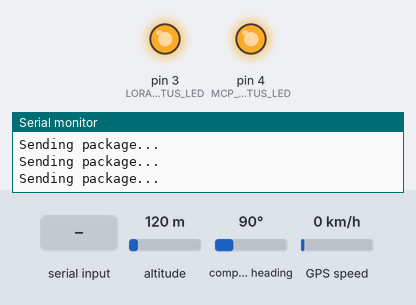
This sketch was run on a simulated Arduino Uno, built with avr-gcc and run on an emulated ATmega328P. On the bench: output pins drawn as LEDs (lit = HIGH), the last lines printed to the serial monitor. Dashed ring = blinking. The inputs (shaded band) are chosen by the test bench; at power-on: altitude 120 m, compass heading 90°, GPS speed 0 km/h. The GPS gets a fix after 3 s at 37.7749, -122.4194 with 8 satellites; no radio packets arrive unless stated.

Above: at 6.4 s.
6.5 s: "1" received over the second serial link
At 8.6 s:
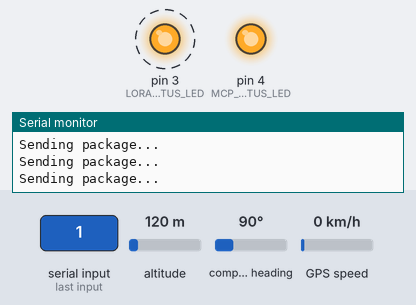
Timing chart, 0 to 16.0 s (numbered marks = the images above; inputs shaded):
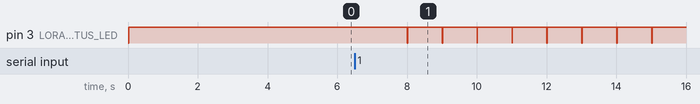

The sketch:

Transmitter_VES.ino
```cpp
#include "constants.h"
#include <SPI.h>
#include <mcp_can.h>
#include <LoRa.h>
#include <TinyGPSPlus.h>
#include <SoftwareSerial.h>

MCP_CAN CAN(CAN_SPI_CS_PIN);
byte data[DATA_LENGTH] = { 0 };
byte frame[FRAME_LENGTH] = { 0 };
byte buf[DATA_LENGTH];

TinyGPSPlus gps;
SoftwareSerial gps_ss(GPS_RX_PIN, GPS_TX_PIN);

long lat = 0;
long lng = 0;

unsigned int current_time = 0;
unsigned int led_lora_current_time = 0;
unsigned int final_time = 0;
unsigned int led_lora_final_time = 0;

void fill_data_can() {
  unsigned char len = 0;
  unsigned char buf[8];

  CAN.readMsgBuf(&len, buf);

  unsigned long canId = CAN.getCanId();
//  Serial.println(canId);

  if (canId == 0x3CB) {
//    Serial.println("0x3CB data");
    data[0] = buf[2]; // most significant minVolt byte
    data[1] = buf[3]; // least significant minVolt byte
    data[2] = buf[4]; // most significant maxVolt byte
    data[3] = buf[5]; // least significant maxVolt byte
    data[4] = buf[6]; // minimum temperature
    data[5] = buf[7]; // maximum temperature
  }
  if (canId == 0x03B) {
//    Serial.println("0x03B data");
    data[6] = buf[0]; // most significant current byte
    data[7] = buf[1]; // least significant current byte
    data[8] = buf[2]; // most significant instantVolt byte
    data[9] = buf[3]; // least significant instantVolt byte
    data[10] = buf[4]; // Ampers per hour most significant byte
    data[11] = buf[5]; // Ampers per hour least significant byte
    data[12] = buf[6]; // SOC
  }
  if (canId == 0x653) {
//    Serial.println("0x653 data");
    data[13] = buf[0]; // reley status
    data[14] = buf[4]; // average temp - div by 2
  }
  if (canId == 0x651) {
//    Serial.println("0x651 data");
    data[15] = buf[4]; // Nominal volt most significant byte
    data[16] = buf[5]; // Nominal volt leat significant byte
  }
  if (canId == 0x3A) {
    Serial.println("0x03A data");
  }
}

void fill_data_gps() {
  while(gps_ss.available() > 0) {
    gps.encode(gps_ss.read());
  }
  if (gps.satellites.isValid() && gps.satellites.isUpdated()) {
    data[17] = gps.satellites.value();
  } else if (gps.location.isValid() && gps.location.isUpdated()) {
    lat = gps.location.lat()*pow(10, 6);
    lng = gps.location.lng()*pow(10, 6);
    data[18] = (0x000000FF)&lat;
    data[19] = ((0x0000FF00)&lat) >> 8;
    data[20] = ((0x00FF0000)&lat) >> 16;
    data[21] = ((0xFF000000)&lat) >> 24;
    data[22] = (0x000000FF)&lng;
    Serial.print(data[22]);
    Serial.print(",");
    data[23] = ((0x0000FF00)&lng) >> 8;
    Serial.print(data[23]);
    Serial.print(",");
    data[24] = ((0x00FF0000)&lng) >> 16;
    Serial.print(data[24]);
    Serial.print(",");
    data[25] = ((0xFF000000)&lng) >> 24;
    Serial.print(data[25]);
    Serial.println("");
  }
}

void fillDataTest() {
  data[0] = 0x03;
  data[12] = 50;
  data[DATA_LENGTH - 1] = 0x03;
}

//byte checksum(byte data[]) {
//  byte checksum = 0x00;
//  for (int i = 0; i < DATA_LENGTH; i++) {
//      checksum += data[i];
//  }
//  return checksum;
//}

void fillFrame() {
  frame[0] = NETWORK_ID;
  frame[1] = TRANSMITTER_ADDRESS;
  frame[2] = DATA_LENGTH;
  for (int i = 3; i < FRAME_LENGTH; i++) {
    frame[i] = data[i - 3];
  }
//  frame[FRAME_LENGTH - 1] = checksum(data);
}

void sendFrame() {
  digitalWrite(LORA_STATUS_LED, HIGH);

  fillFrame();
//  printFrame();
  Serial.println("Sending package...");
  LoRa.beginPacket();
  LoRa.write(frame, FRAME_LENGTH);
  LoRa.endPacket();
}

//void printFrame() {
//  Serial.print("CheckSum: ");
//  Serial.println(frame[FRAME_LENGTH - 1]);
//}

void setup() {
  pinMode(LORA_STATUS_LED, OUTPUT);
  pinMode(MCP_STATUS_LED, OUTPUT);
//  pinMode(2, INPUT);

  LoRa.setPins(LORA_CS_PIN, LORA_RESET_PIN, LORA_IRQ_PIN);

  Serial.begin(SERIAL_BAUD_RATE);
  while(!Serial);
  gps_ss.begin(GPS_BAUD_RATE);

  if (!LoRa.begin(LORA_FREQUENCY)) {
    Serial.println("Starting LoRa failed!");
    while (1);
  }
  Serial.println("Starting LoRa Successfull!");
  digitalWrite(LORA_STATUS_LED, HIGH);
  LoRa.setTxPower(20);

  while (CAN_OK != CAN.begin(CAN_500KBPS)) {
    Serial.println("CAN init failed!!");
    delay(100);
  }
  Serial.println("CAN ok");
  digitalWrite(MCP_STATUS_LED, HIGH);
}

void loop() {
  if (CAN_MSGAVAIL == CAN.checkReceive()) {
    fill_data_can();
  }

  if (gps_ss.available() > 0) {
      fill_data_gps();
  }

  current_time = millis();
  led_lora_current_time = millis();

  if (current_time - final_time > 500) {
//    fillDataTest();
    sendFrame();
    memset(data, 0, DATA_LENGTH); // reset data vecto to 0
    final_time = current_time;
  }

  if (led_lora_current_time - led_lora_final_time > 1000) {
    digitalWrite(LORA_STATUS_LED, LOW);
    led_lora_final_time = led_lora_current_time;
  }
}
```

constants.h
```cpp
//========================== Pins ==============================//

#define CAN_SPI_CS_PIN 10
#define LORA_CS_PIN 8
#define LORA_RESET_PIN 9
#define LORA_IRQ_PIN 2
#define LORA_STATUS_LED 3
#define MCP_STATUS_LED 4
#define GPS_RX_PIN 5
#define GPS_TX_PIN 6

//========================== Settings ==============================//

#define SERIAL_BAUD_RATE 9600
#define GPS_BAUD_RATE 9600
#define DATA_LENGTH 26
#define FRAME_LENGTH DATA_LENGTH + 3

//========================== Mesh settings ========================//

#define LORA_FREQUENCY 433E6
#define TRANSMITTER_ADDRESS 0x1
#define COORDINATOR_ADDRESS 0x2
#define RECEIVER_ADDRESS 0x3
#define NETWORK_ID 0x7
```

Measured:
- by itself, pin 3 (LORA_STATUS_LED): alternates HIGH for 0.99 s and LOW for 0.01 s
